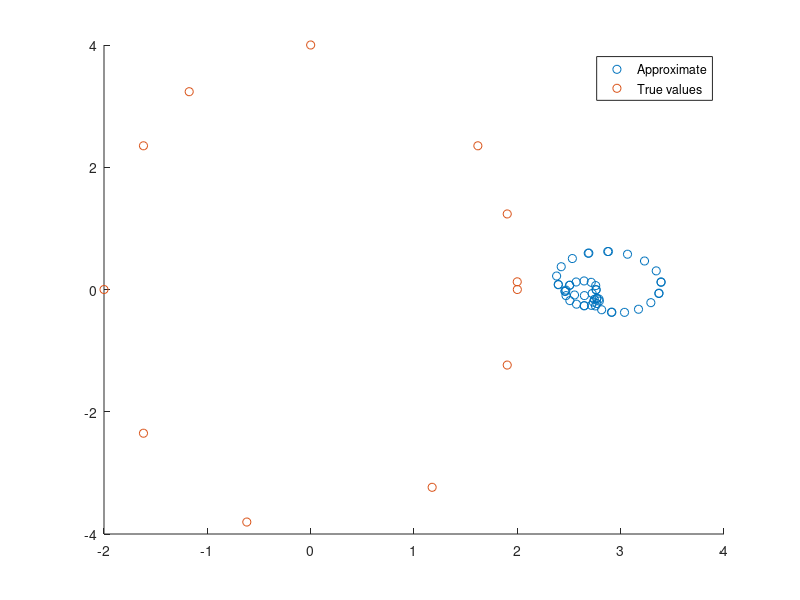

This chart was generated by the following MATLAB code:
close all 
clear all 
clc
theta = [0 pi/100 pi/10 pi/5 pi/2 0.7*pi 0.8*pi pi 1.2*pi 1.4*pi  1.7*pi 1.9*pi]
u = 2*cos(theta);
v = 4*sin(theta);
% u = [1,0,-1,0];
% v = [0,1,0,-1];
t = zeros(size(u));
s = u + i.*v;
for j = 2:size(u,2)
    t(j) = t(j-1) + sqrt( (u(j)-u(j-1))^2 + (v(j)-v(j-1))^2 );
end

T = [sum( exp(2*pi*1i*0*t)), sum( exp(2*pi*1i*(-1)*t)), sum( exp(2*pi*1i*(-2)*t)),sum( exp(2*pi*1i*(-3)*t)), sum( exp(2*pi*1i*(-4)*t)), sum( exp(2*pi*1i*(-5)*t)), sum( exp(2*pi*1i*(-6)*t));
    sum( exp(2*pi*1i*1*t)), sum( exp(2*pi*1i*(0)*t)), sum( exp(2*pi*1i*(-1)*t)),sum( exp(2*pi*1i*(-2)*t)), sum( exp(2*pi*1i*(-3)*t)), sum( exp(2*pi*1i*(-4)*t)), sum( exp(2*pi*1i*(-5)*t));
    sum( exp(2*pi*1i*2*t)), sum( exp(2*pi*1i*(1)*t)), sum( exp(2*pi*1i*(0)*t)),sum( exp(2*pi*1i*(-1)*t)), sum( exp(2*pi*1i*(-2)*t)), sum( exp(2*pi*1i*(-3)*t)), sum( exp(2*pi*1i*(-4)*t));
    sum( exp(2*pi*1i*3*t)), sum( exp(2*pi*1i*(2)*t)), sum( exp(2*pi*1i*(1)*t)),sum( exp(2*pi*1i*(0)*t)), sum( exp(2*pi*1i*(-1)*t)), sum( exp(2*pi*1i*(-2)*t)), sum( exp(2*pi*1i*(-3)*t));
    sum( exp(2*pi*1i*4*t)), sum( exp(2*pi*1i*(3)*t)), sum( exp(2*pi*1i*(2)*t)),sum( exp(2*pi*1i*(1)*t)), sum( exp(2*pi*1i*(0)*t)), sum( exp(2*pi*1i*(-1)*t)), sum( exp(2*pi*1i*(-2)*t));
    sum( exp(2*pi*1i*5*t)), sum( exp(2*pi*1i*(4)*t)), sum( exp(2*pi*1i*(3)*t)),sum( exp(2*pi*1i*(2)*t)), sum( exp(2*pi*1i*(1)*t)), sum( exp(2*pi*1i*(0)*t)), sum( exp(2*pi*1i*(-1)*t));
    sum( exp(2*pi*1i*6*t)), sum( exp(2*pi*1i*(5)*t)), sum( exp(2*pi*1i*(4)*t)),sum( exp(2*pi*1i*(3)*t)), sum( exp(2*pi*1i*(2)*t)), sum( exp(2*pi*1i*(1)*t)), sum( exp(2*pi*1i*(0)*t));
    ];

b = [sum(abs(s).*exp(2*pi*1i*(-3)*t));
    sum(abs(s).*exp(2*pi*1i*(-2)*t));
    sum(abs(s).*exp(2*pi*1i*(-1)*t));
    sum(abs(s).*exp(2*pi*1i*(0)*t));
    sum(abs(s).*exp(2*pi*1i*(1)*t));
    sum(abs(s).*exp(2*pi*1i*(2)*t));
    sum(abs(s).*exp(2*pi*1i*(3)*t)) ];


x = cgs(T,b)
new_t = linspace(0,2*pi,50)

P = x(1)*exp(2*pi*1i*(-3)*new_t) + x(2)*exp(2*pi*1i*(-2)*new_t) + x(3)*exp(2*pi*1i*(-1)*new_t)+ x(4)*exp(2*pi*1i*(0)*new_t)
+ x(5)*exp(2*pi*1i*(1)*new_t)+ x(6)*exp(2*pi*1i*(2)*new_t)+ x(7)*exp(2*pi*1i*(3)*new_t)
s
T*x
b
figure; hold on; 
plot(real(P),imag(P),'o')
plot(real(s),imag(s),'o')
legend('Approximate','True values')

%% New TRY 
close all 
clear all 
clc


